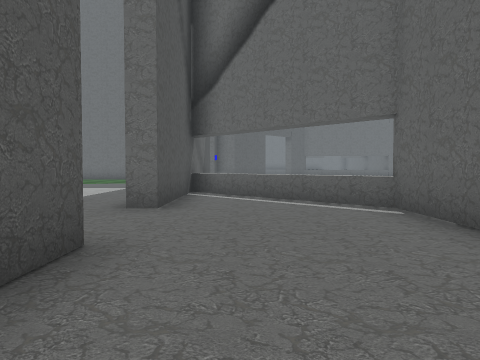
View 1 (above)

17 first-person views from a walk through a scene from a Unity 3-D project. The camera is 1.3 m above the floor, tilts 2° down and sees 70° across. Doors are open. The floor is counted in squares, 2 m on a side. Each view is taken from the middle of a square. On the plan, view 1 faces up. The plan holds only what a view shows up to about 10 squares ahead; the rest is blank. The place goes on beyond the plan. The player is left out. Some surface patterns are stand-ins.

View 2
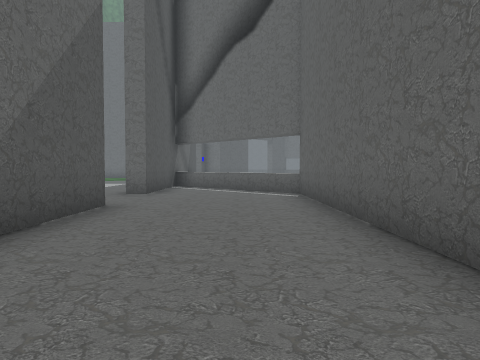

View 3
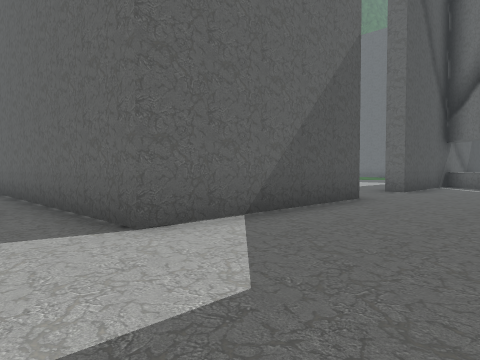

View 4
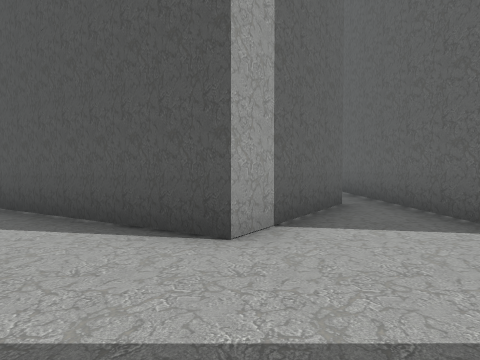

View 5
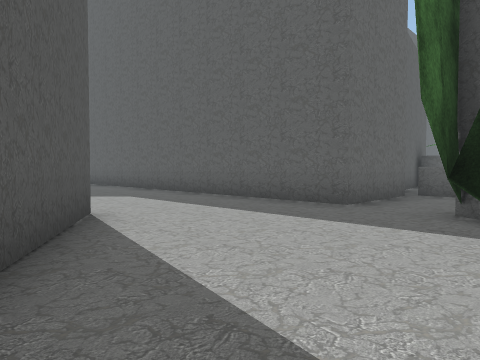

View 6
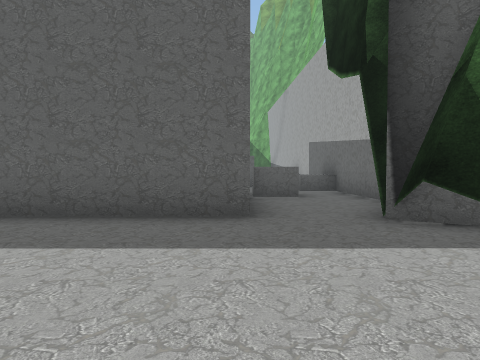

View 7
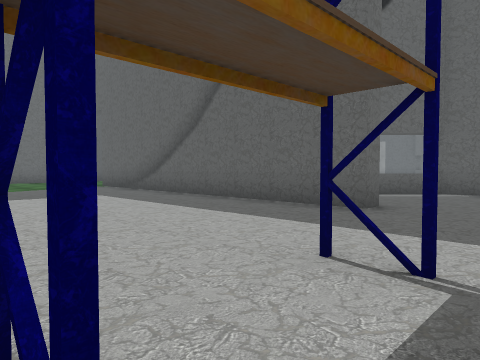

View 8
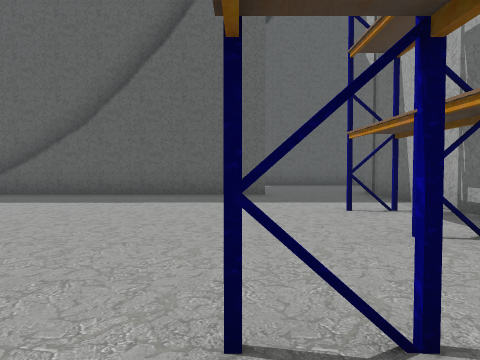

View 9
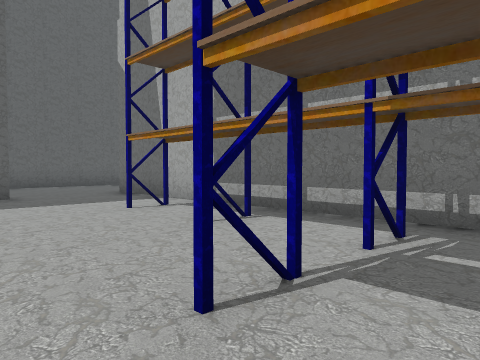

View 10
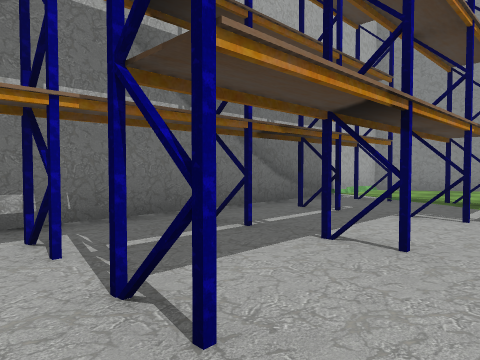

View 11
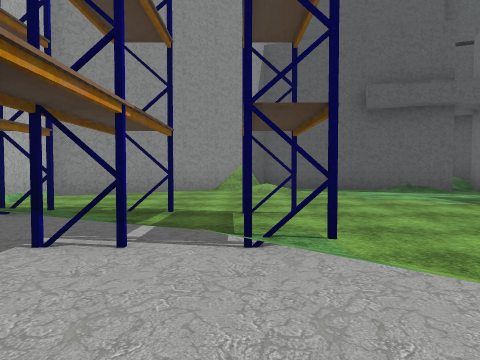

View 12
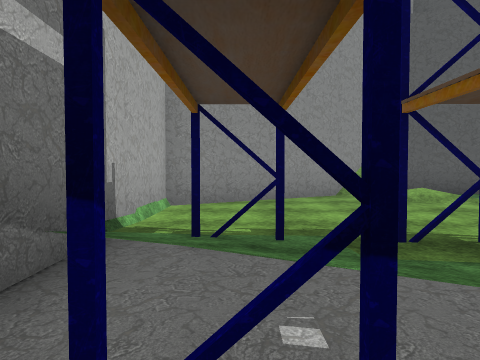

View 13
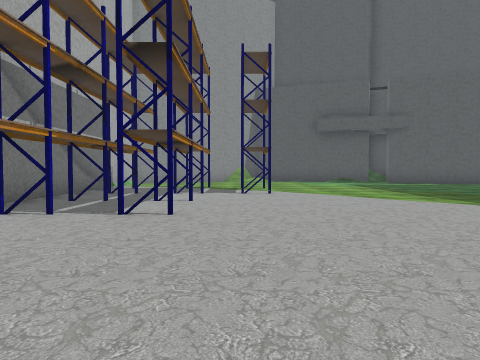

View 14
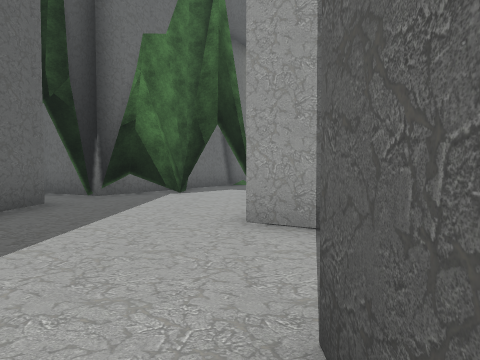

View 15
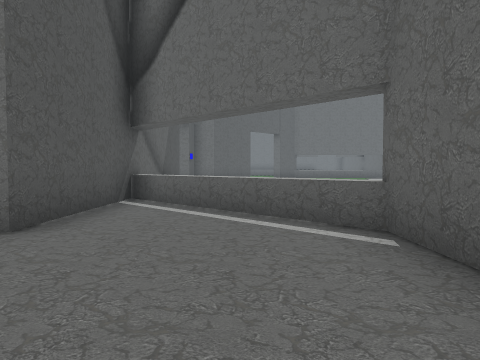

View 16
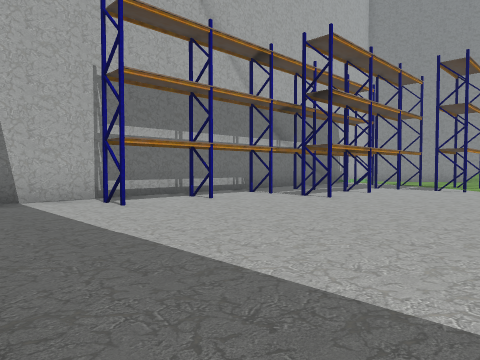

View 17
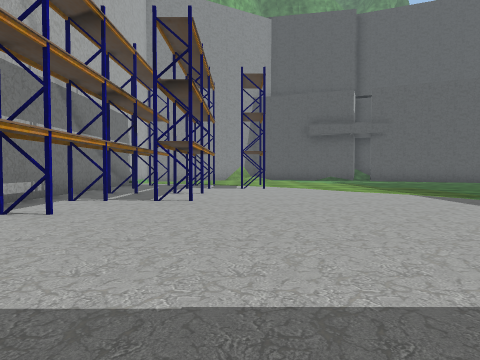

### Floor plan
Points are (right, up) in squares from view 1. A wall is a line through its corners. A room is listed if a view was taken in it or the views show most of it. See-through windows are left out.
Room 1 (views 1, 2, 3, 4, 5, 6, 7, 10, 13, 14, 15, 16, 17)
walls: (2.5, -0.9) (2.5, 5.5); (-4.8, 3.5) (-4.8, 4.4); (-4.7, 4.4) (-4.7, 3.5); (-4.2, -3.1) (-1.1, -5.1) (-3.4, -8.8); (-6.8, 3.5) (-6.8, 4.2); (-6.8, 4.4) (-6.8, 3.6); (-8.6, 2.8) (-1.3, 2.8) (-1.3, -2.2) (-4.5, -2.2); (-8.8, 4.4) (-8.8, 3.5); (2.5, -7.1) (2.5, -1.3); (-8.8, 6.1) (-8.8, 5.2); (-1.3, 11.5) (-1.3, 5.4) (-1.8, 5.4) (-1.8, 11.6); (0, -9.8) (0.6, -10); (1.4, -10.4) (2.2, -8.9); (-1.2, -10.7) (-0.9, -10.3); (0.7, -10.8) (0.7, -10) (1.5, -8.9) (2.4, -9.1) (3, -8.8)
low walls: (2.5, 5.5) (-1.3, 9.2)
ways out: opening at (-9, 7) to room 2; gap at (-9, 5) to room 2; opening at (-9, 3) to room 3; opening at (3, -8) to room 4; opening at (-5, -3)
Room 2 (views 8, 9, 11)
walls: (-10.8, 6.1) (-10.8, 5.2); (-8.8, 5.2) (-8.8, 6.1); (-12.8, 6.1) (-12.8, 5.2)
ways out: opening at (-9, 7) to room 1; gap at (-9, 5) to room 1; opening at (-10, 4) to room 3
Room 3 (view 12)
walls: (-10.8, 4.4) (-10.8, 3.5); (-8.8, 3.5) (-8.8, 4.4); (-14.6, 2.8) (-8.6, 2.8); (-14.8, 4.4) (-14.8, 3.5)
ways out: opening at (-9, 3) to room 1; opening at (-10, 4) to room 2
Room 4 (no view inside)
walls: (4.8, -9.8) (8, -9.7); (5.6, -8.4) (5.6, -7.2); (5.2, -7.1) (2.5, -7.1); (2.2, -8.8) (4.1, -9.9)
low walls: (7.5, -9.8) (7.5, -8.6)
ways out: opening at (3, -8) to room 1; opening at (7, -9)

Positions as (right, up) in squares from view 1, and headings:
1: (0, 0), facing up
2: (1, -3), facing up
3: (2, -4), facing up-left
4: (2, -5), facing left
5: (-3, -10), facing up-right
6: (-2, -7), facing right
7: (-7, 3), facing up-right
8: (-10, 6), facing right
9: (-10, 7), facing down-right
10: (-8, 7), facing down-left
11: (-10, 7), facing left
12: (-12, 4), facing left
13: (-4, 7), facing left
14: (-1, -1), facing down
15: (1, 2), facing up
16: (-2, 10), facing down-left
17: (-2, 7), facing left
